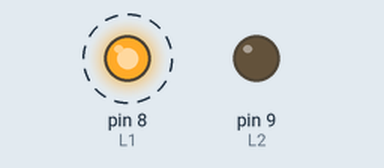
A sketch run on a simulated Arduino Uno, built with avr-gcc and run on an emulated ATmega328P. Shown: output pins drawn as LEDs (lit = HIGH). Dashed ring = blinking.

Above: at 0.2 s.
Timing chart, 0 to 3.0 s (numbered marks = the images above):
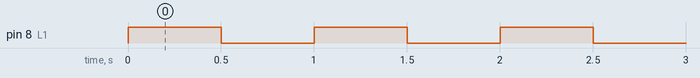

The sketch:

laser.ino.ino
```cpp
#define L1 8
#define L2 9

void setup() {
  pinMode(L1, OUTPUT);
  pinMode(L2, OUTPUT);
}

void loop() {
  // put your main code here, to run repeatedly:
  digitalWrite(L1, HIGH);
  delay(500);
  digitalWrite(L1, LOW);
  delay(500);
}
```

Measured:
- by itself, pin 8 (L1): alternates HIGH for 0.50 s and LOW for 0.50 s
